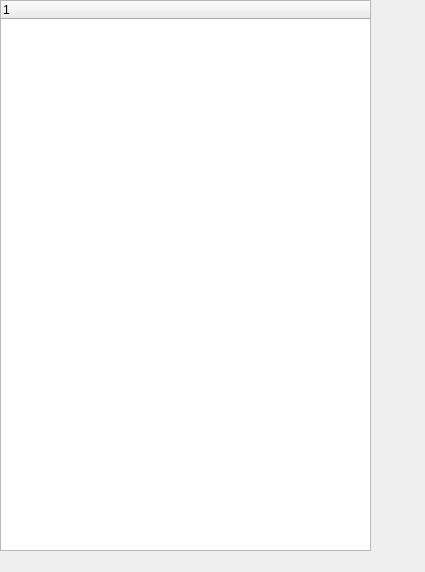
<?xml version="1.0" encoding="UTF-8"?>
<ui version="4.0">
 <class>Form</class>
 <widget class="QWidget" name="Form">
  <property name="geometry">
   <rect>
    <x>0</x>
    <y>0</y>
    <width>425</width>
    <height>572</height>
   </rect>
  </property>
  <property name="windowTitle">
   <string>Form</string>
  </property>
  <widget class="QTreeWidget" name="parameterTreeWidget">
   <property name="geometry">
    <rect>
     <x>0</x>
     <y>0</y>
     <width>371</width>
     <height>551</height>
    </rect>
   </property>
   <column>
    <property name="text">
     <string notr="true">1</string>
    </property>
   </column>
  </widget>
 </widget>
 <resources/>
 <connections/>
</ui>
